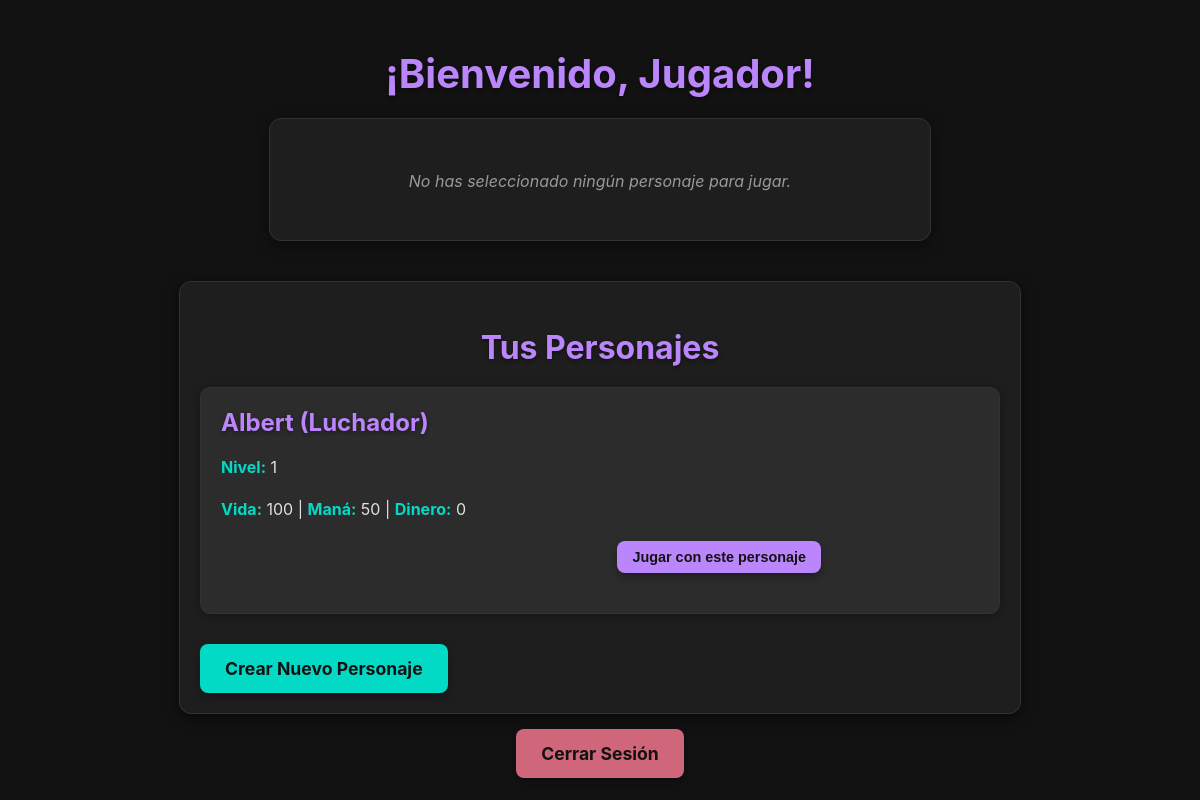
Page /player (signed in) on the committed database.
### tables this page shows
CREATE TABLE players (
                player_id TEXT PRIMARY KEY,
                owner_uuid TEXT,
                state TEXT
            );

### server.py (the view)
@app.get("/player")
async def get_player_page(
    request: Request,
    access_token: str = Cookie(None),
    selected_player_id: str = Cookie(None, alias="selected_player_id_cookie") # Read the cookie
):
    user_uuid = verify_token(access_token)
    if not user_uuid:
        return RedirectResponse("/login")
    user_characters = []
    selected_character = None
    async with aiosqlite.connect(db_file) as db:
        cursor = await db.execute(
            "SELECT player_id, state FROM players WHERE owner_uuid = ?", (user_uuid,)
        )
        rows = await cursor.fetchall()
        for row in rows:
            character_data = {"player_id": row[0], "state": json.loads(row[1])}
            user_characters.append(character_data)
            if selected_player_id and row[0] == selected_player_id:
                selected_character = character_data
    return templates.TemplateResponse("player.html", {
        "request": request,
        "token": access_token,
        "characters": user_characters,
        "selected_character": selected_character # Pass the selected character to the template
    })

### templates/player.html (shortened to what this page needs)
<!DOCTYPE html>
<html lang="es">
<head>
    <link rel="stylesheet" href="/static/style.css" />
</head>
<body>
    <h1>¡Bienvenido, Jugador!</h1>
    {% if selected_character %}
        <div class="selected-character-card">
            <h2>Jugando con: {{ selected_character.state.nombre }}</h2>
            <p><strong>Clase:</strong> {{ selected_character.state.clase }} | <strong>Nivel:</strong> {{ selected_character.state.nivel }}</p>
            <p><strong>Vida:</strong> {{ selected_character.state.vida }} | <strong>Maná:</strong> {{ selected_character.state.mana }} | <strong>Dinero:</strong> {{ selected_character.state.dinero }}</p>
            <p><strong>Fuerza:</strong> {{ selected_character.state.fuerza }} | <strong>Ingenio:</strong> {{ selected_character.state.ingenio }} | <strong>Corazón:</strong> {{ selected_character.state.corazon }}</p>
            <p><strong>Defensa:</strong> {{ selected_character.state.defensa }}</p>
            <p><strong>Arma:</strong> {{ selected_character.state.arma_equipada }} | <strong>Armadura:</strong> {{ selected_character.state.armadura_equipada }}</p>
            <p><strong>Inventario:</strong> {{ selected_character.state.inventario | join(', ') }}</p>
            <p><strong>Habilidades:</strong> {{ selected_character.state.habilidades | join(', ') }}</p>
            <p><strong>Canciones Aprendidas:</strong> {{ selected_character.state.canciones_aprendidas | join(', ') }}</p>
        </div>
    {% else %}
        <div class="content-wrapper">
            <p class="no-characters">No has seleccionado ningún personaje para jugar.</p>
        </div>
    {% endif %}
    <div class="character-list-container">
        <h2>Tus Personajes</h2>
        {% if characters %}
            <ul class="character-list">
                {% for character in characters %}
                    <li class="character-item">
                        <h3>{{ character.state.nombre }} ({{ character.state.clase }})</h3>
                        <p><strong>Nivel:</strong> {{ character.state.nivel }}</p>
                        <p><strong>Vida:</strong> {{ character.state.vida }} | <strong>Maná:</strong> {{ character.state.mana }} | <strong>Dinero:</strong> {{ character.state.dinero }}</p>
                        <form action="/select-character" method="post">
                            <button type="submit">Jugar con este personaje</button>
                        </form>
                    </li>
                {% endfor %}
            </ul>
        {% else %}
            <p class="no-characters">No tienes personajes aún.</p>
        {% endif %}
        <a href="/create-character" class="action-button">Crear Nuevo Personaje</a>
    </div>
    <a href="/logout" class="logout-button">Cerrar Sesión</a>
</body>
</html>

### static/style.css (style rules this page uses)
body { font-family: 'Inter', sans-serif; background-color: #121212; color: #E0E0E0; margin: 0; padding: 20px; display: flex; flex-direction: column; align-items: center; justify-content: center; min-height: 100vh; box-sizing: border-box; max-width: 1400px; margin-left: auto; margin-right: auto; }
h1, h2, h3 { color: #BB86FC; margin-bottom: 20px; text-align: center; text-shadow: 0 2px 4px rgba(0, 0, 0, 0.4); }
h1 { font-size: 2.5em; }
h2 { font-size: 2em; }
h3 { font-size: 1.5em; }
p { margin-bottom: 15px; line-height: 1.6; text-align: center; }
form, .character-section, .content-container { background-color: #1E1E1E; padding: 30px; border-radius: 12px; box-shadow: 0 4px 15px rgba(0, 0, 0, 0.5); width: 100%; max-width: 600px; display: grid; grid-template-columns: 1fr 1fr; gap: 20px; margin-bottom: 20px; border: 1px solid #333333; }
.content-wrapper { background-color: #1E1E1E; padding: 30px; border-radius: 12px; box-shadow: 0 4px 15px rgba(0, 0, 0, 0.5); width: 100%; max-width: 600px; margin-bottom: 20px; border: 1px solid #333333; display: flex; flex-direction: column; align-items: center; text-align: center; }
button, .action-button { background-color: #03DAC6; color: #121212; padding: 14px 25px; border: none; border-radius: 8px; cursor: pointer; font-size: 1.1em; font-weight: bold; transition: background-color 0.3s ease, transform 0.2s ease, box-shadow 0.3s ease; grid-column: span 2; margin-top: 15px; box-shadow: 0 4px 8px rgba(0, 0, 0, 0.3); text-decoration: none; display: inline-block; }
.logout-button { background-color: #CF6679; color: #121212; padding: 14px 25px; border: none; border-radius: 8px; cursor: pointer; font-size: 1.1em; font-weight: bold; transition: background-color 0.3s ease, transform 0.2s ease, box-shadow 0.3s ease; margin-top: 15px; box-shadow: 0 4px 8px rgba(0, 0, 0, 0.3); text-decoration: none; display: inline-block; }
a { color: #BB86FC; text-decoration: none; transition: color 0.3s ease, text-decoration 0.3s ease; }
ul { list-style: none; padding: 0; margin: 0; width: 100%; max-width: 600px; text-align: center; }
ul li { background-color: #2C2C2C; border: 1px solid #333333; border-radius: 8px; padding: 15px; margin-bottom: 10px; box-shadow: 0 2px 8px rgba(0, 0, 0, 0.3); transition: transform 0.2s ease, box-shadow 0.2s ease; text-align: center; }
.character-list { list-style: none; padding: 0; width: 100%; max-width: 800px; }
.character-item { border: 1px solid #333333; border-radius: 10px; padding: 20px; margin-bottom: 15px; background-color: #2C2C2C; box-shadow: 0 2px 8px rgba(0, 0, 0, 0.3); transition: transform 0.2s ease, box-shadow 0.2s ease; text-align: left; }
.character-item h3 { color: #BB86FC; margin-top: 0; margin-bottom: 10px; text-align: left; }
.character-item p { margin: 8px 0; color: #E0E0E0; }
.character-item strong { color: #03DAC6; }
.no-characters { text-align: center; color: #999; font-style: italic; margin-top: 20px; }

### templates/player.html (style rules this page uses)
.character-list-container { width: 100%; max-width: 800px; background-color: #1E1E1E; padding: 20px; border-radius: 12px; box-shadow: 0 4px 15px rgba(0, 0, 0, 0.5); border: 1px solid #333333; margin-top: 20px; }
.character-item { display: flex; flex-direction: column; align-items: flex-start; }
.character-item form { display: flex; justify-content: flex-end; width: 100%; margin-top: 10px; padding: 0; background: none; box-shadow: none; border: none; grid-template-columns: 1fr; gap: 0; }
.character-item form button { grid-column: span 1; width: auto; margin: 0; padding: 8px 15px; font-size: 0.9em; background-color: #BB86FC; color: #121212; }
.character-item p { text-align: left; }

### rows in the picture
players: state.nombre "Albert", state.clase "Luchador", state.nivel "1", state.vida "100", state.mana "50", state.dinero "0"
